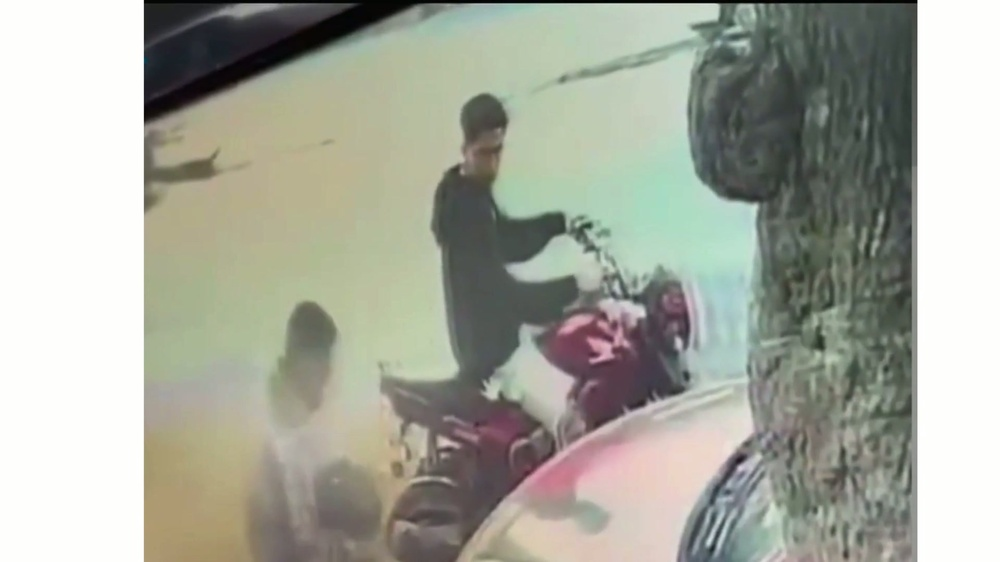
#> input picture dataset/images/train/01_img_000004.jpg, 1000 x 562 px, shrunk from 1920 x 1080 before the run
$ python annotate_autoparts_cli.py --img_dir ../dataset/images/train --out_lbl_dir out
#> lines starting #> are read from the running program, lines starting #| are printed output that depends on the picture; after the words box and inside, x2 and y2 are one past the last pixel; in counts of white or black regions, pixels touching at a corner belong together
import argparse, os, cv2, numpy as np
from pathlib import Path
from glob import glob

HELP = "Mouse: drag to add box | Keys: s=save  d=del-last  c=clear  ←/→=prev/next  q=quit"

def write_yolo(txt_path, boxes, W, H, cls=0):
    with open(txt_path, "w") as f:
        for (x0,y0,x1,y1) in boxes:
            x0,y0,x1,y1 = map(float, (x0,y0,x1,y1))
            cx = ((x0+x1)/2.0)/W; cy = ((y0+y1)/2.0)/H
            w  = abs(x1-x0)/W;    h  = abs(y1-y0)/H
            f.write(f"{cls} {cx:.6f} {cy:.6f} {w:.6f} {h:.6f}\n")

def main():
    ap = argparse.ArgumentParser()
    ap.add_argument("--img_dir", required=True)
    ap.add_argument("--out_lbl_dir", required=True)    # e.g., dataset/labels/train
    ap.add_argument("--list", default=None, help="optional text file with subset of images to label")
    args = ap.parse_args()

    os.makedirs(args.out_lbl_dir, exist_ok=True)
    if args.list:
        imgs = [l.strip() for l in open(args.list) if l.strip()]
    else:
        imgs = sorted(glob(os.path.join(args.img_dir, "*.jpg")))
    assert imgs, "No images to annotate"

    idx = 0
    boxes = []
    start = None
    cv2.namedWindow("annot", cv2.WINDOW_NORMAL)

    def on_mouse(event, x, y, flags, param):
        nonlocal start, boxes, frame_disp
        if event == cv2.EVENT_LBUTTONDOWN:
            start = (x, y)
        elif event == cv2.EVENT_MOUSEMOVE and start is not None:
            img2 = frame_disp.copy()
            cv2.rectangle(img2, start, (x,y), (0,255,0), 2)
            cv2.imshow("annot", img2)
        elif event == cv2.EVENT_LBUTTONUP and start is not None:
            x0,y0 = start; x1,y1 = x,y
            if x1<x0: x0,x1 = x1,x0
            if y1<y0: y0,y1 = y1,y0
            boxes.append((x0,y0,x1,y1))
            start = None

    while 0 <= idx < len(imgs):
        ip = imgs[idx]
        frame = cv2.imread(ip)
#> frame is the input picture: shape (562, 1000, 3); mean B, G, R 157.5, 169.2, 166.8
        if frame is None:
            print("Cannot read:", ip); idx += 1; continue
        H, W = frame.shape[:2]
#> H = 562; W = 1000
        frame_disp = frame.copy()
        cv2.putText(frame_disp, HELP, (10, 25), cv2.FONT_HERSHEY_SIMPLEX, 0.6, (255,255,255), 2)
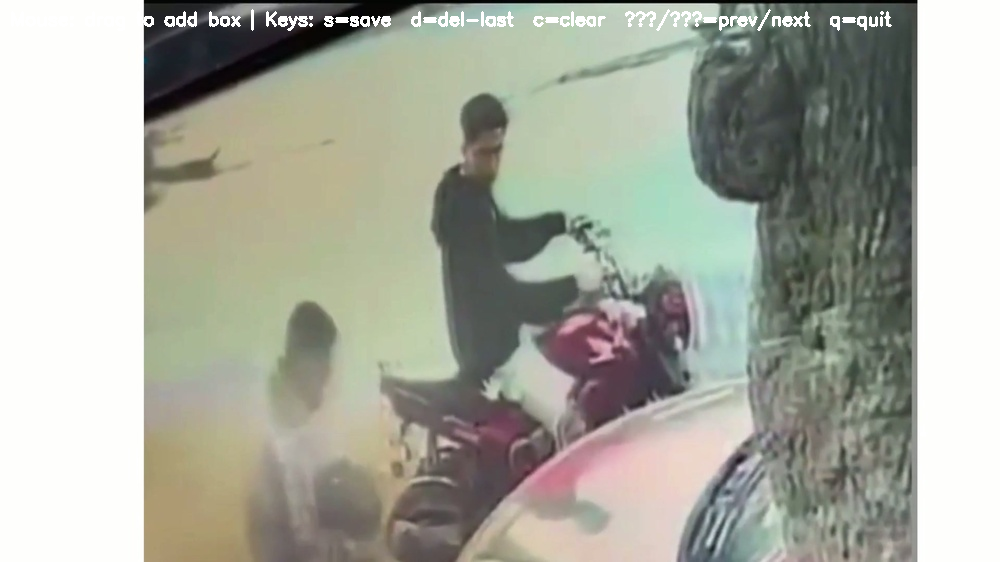
#> frame_disp: shape (562, 1000, 3); 0.92% of pixels changed, all inside (x1, y1, x2, y2) = (11, 9, 892, 31)

        # load existing boxes if present
        txt = Path(args.out_lbl_dir) / (Path(ip).stem + ".txt")
        boxes = []
        if txt.exists():
            for line in open(txt):
                cls, cx, cy, w, h = map(float, line.strip().split())
                x0 = (cx - w/2) * W; y0 = (cy - h/2) * H
                x1 = (cx + w/2) * W; y1 = (cy + h/2) * H
                boxes.append((x0,y0,x1,y1))

        cv2.setMouseCallback("annot", on_mouse)
        while True:
            # draw current boxes
            disp = frame_disp.copy()
            for (x0,y0,x1,y1) in boxes:
                cv2.rectangle(disp, (int(x0),int(y0)), (int(x1),int(y1)), (0,255,0), 2)
            cv2.imshow("annot", disp)
            k = cv2.waitKey(30) & 0xFF
#> (key q is pressed here)
            if k == ord('q'): cv2.destroyAllWindows(); return
            if k == ord('d') and boxes: boxes.pop()
            if k == ord('c'): boxes = []
            if k == ord('s'):
                write_yolo(str(txt), boxes, W, H, cls=0)
                print("saved:", txt)
            if k == 83 or k == ord(']'):   # right arrow
                idx += 1; break
            if k == 81 or k == ord('['):   # left arrow
                idx = max(0, idx-1); break

    cv2.destroyAllWindows()

if __name__ == "__main__":
    main()

$ run again, on dataset/images/train/09_img_000015.jpg
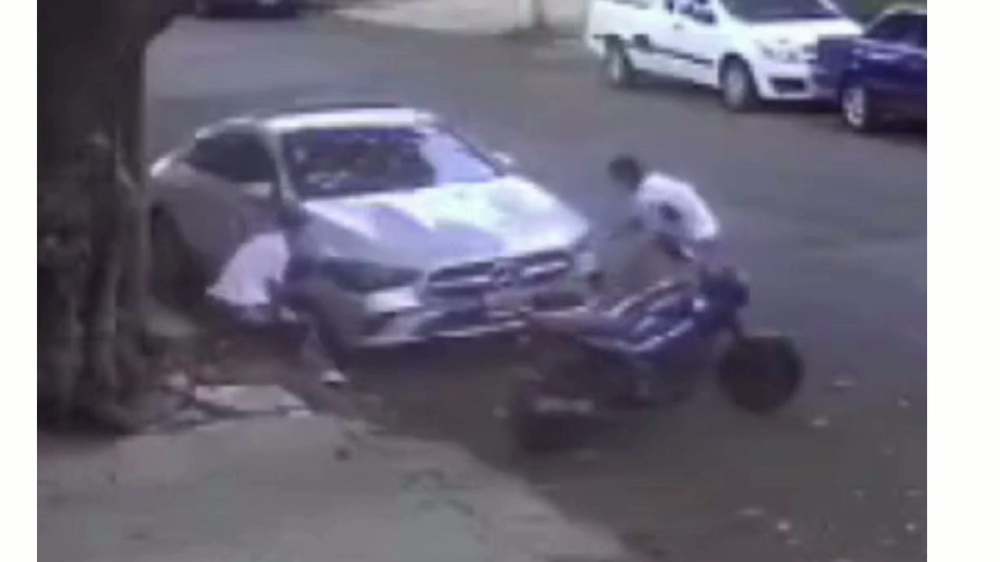
#> input picture dataset/images/train/09_img_000015.jpg, 1000 x 562 px, shrunk from 1920 x 1080 before the run
#> in main, frame is the input picture: shape (562, 1000, 3); mean B, G, R 126.8, 112.7, 115.7
#> in main, `cv2.putText(frame_disp, HELP, (10, 25), cv2.FONT_HERSHEY_SIMPLEX, 0.6,..`:
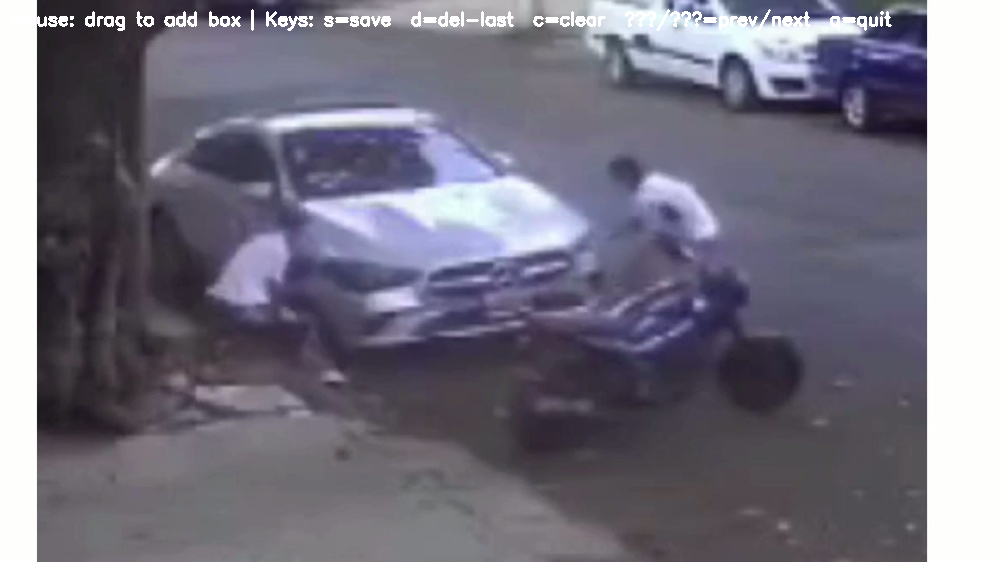
#> frame_disp: shape (562, 1000, 3); 0.92% of pixels changed, all inside (x1, y1, x2, y2) = (11, 9, 892, 31)

$ run again, on dataset/images/train/100_img_000005.jpg
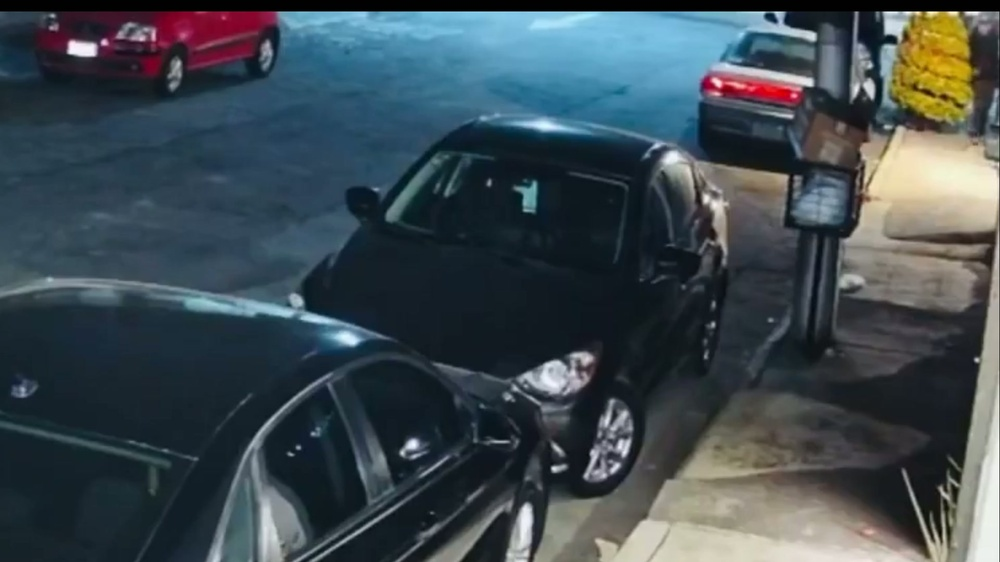
#> input picture dataset/images/train/100_img_000005.jpg, 1000 x 562 px, shrunk from 1920 x 1080 before the run
#> in main, frame is the input picture: shape (562, 1000, 3); mean B, G, R 80.6, 74.3, 62.4
#> in main, `cv2.putText(frame_disp, HELP, (10, 25), cv2.FONT_HERSHEY_SIMPLEX, 0.6,..`:
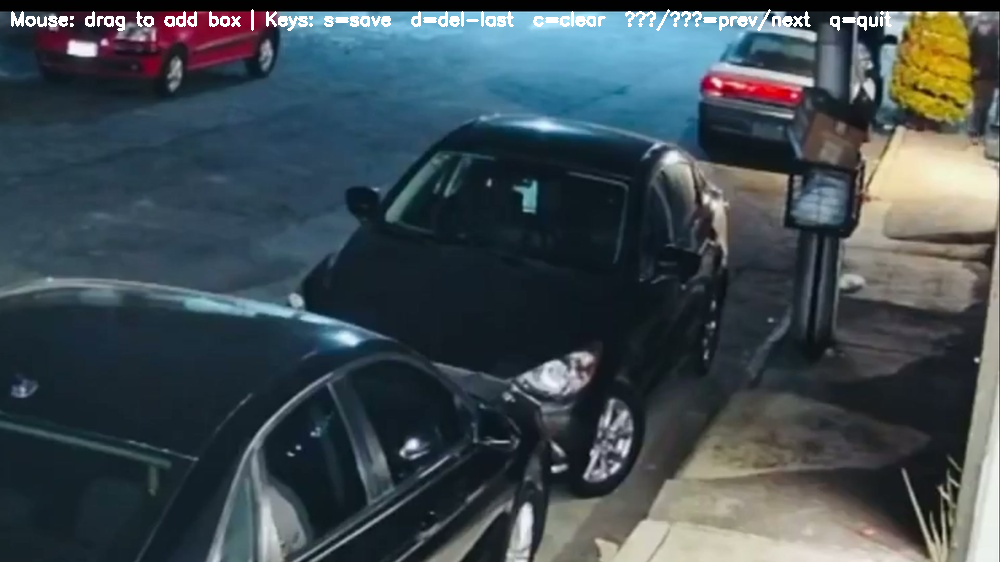
#> frame_disp: shape (562, 1000, 3); 0.92% of pixels changed, all inside (x1, y1, x2, y2) = (11, 9, 892, 31)
